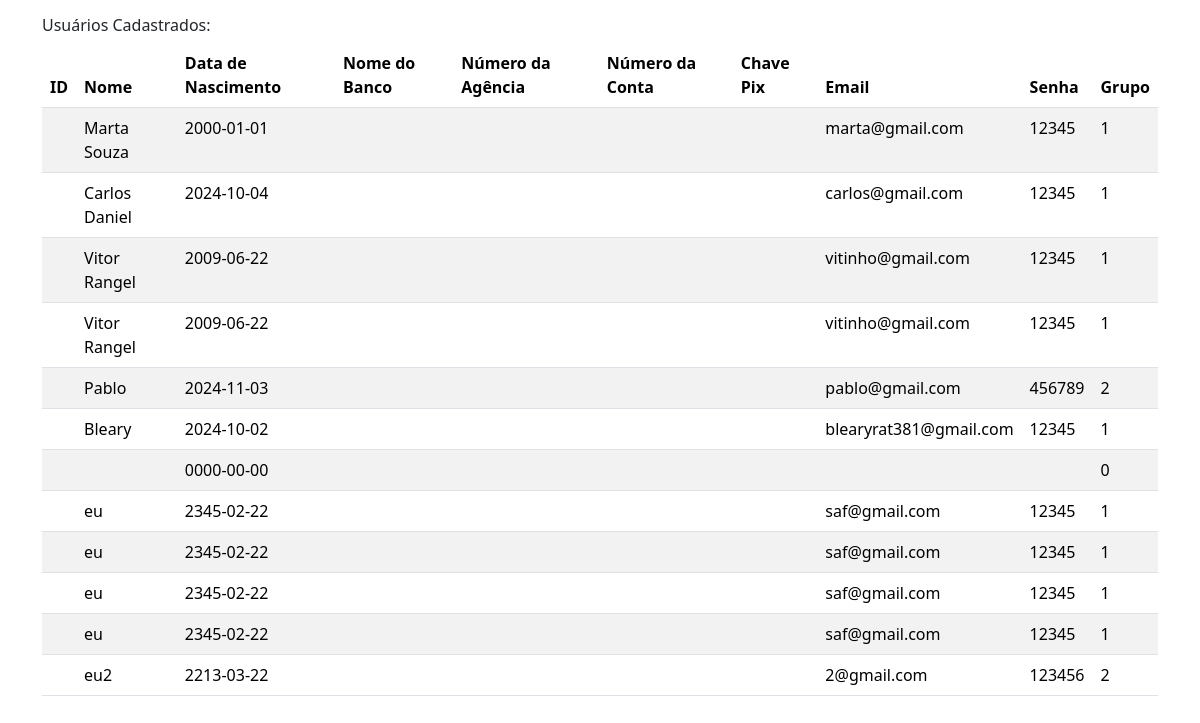
/usuarios_listados.php, run on an earlier commit of the app's database.
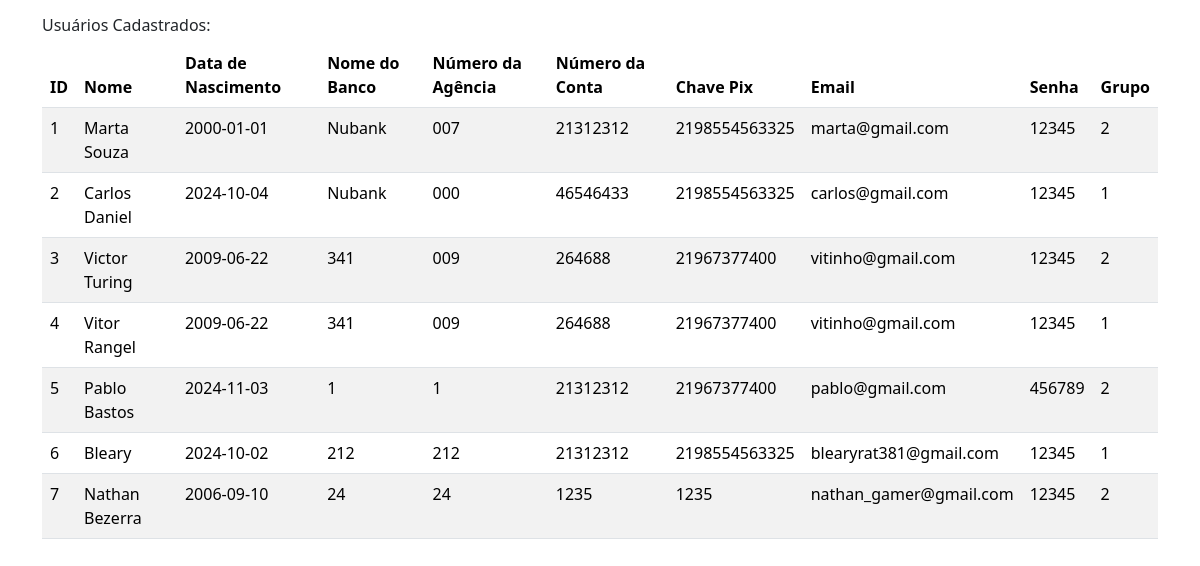
And on a later commit of the database.
### tables this page shows
CREATE TABLE `usuario` (
  `id_usuario` int(11) NOT NULL,
  `nome` varchar(128) NOT NULL,
  `data_de_nascimento` date NOT NULL,
  `data_criacao` datetime NOT NULL DEFAULT current_timestamp(),
  `email` varchar(64) NOT NULL,
  `senha` varchar(64) NOT NULL,
  `id_grupo` int(11) NOT NULL
);

CREATE TABLE `dados_bancarios` (
  `id_dados_bancarios` int(11) NOT NULL,
  `chave_pix` varchar(128) NOT NULL,
  `numero_da_conta` varchar(15) NOT NULL,
  `numero_da_agencia` varchar(15) NOT NULL,
  `nome_do_banco` varchar(60) NOT NULL,
  `id_usuario` int(11) NOT NULL
);

### usuarios_listados.php (the view, shortened to what this page needs)
<?php
include "connection.php";
?>
<!DOCTYPE html>
                <html lang="pt-br">
                <head>
                <link href="https://cdn.jsdelivr.net/npm/bootstrap@5.3.3/dist/css/bootstrap.min.css" rel="stylesheet">
                </head>
                <body>
                <div class="container mt-3">
                <h6>Usuários Cadastrados:</h6>
                <table class="table table-striped">
                    <thead>
                    <tr>
                        <th>ID</th>
                        <th>Nome</th>
                        <th>Data de Nascimento</th>
                        <th>Nome do Banco</th>
                        <th>Número da Agência</th>
                        <th>Número da Conta</th>
                        <th>Chave Pix</th>
                        <th>Email</th>
                        <th>Senha</th>
                        <th>Grupo</th>
                    </tr>
                    </thead>
                    <tbody>
                        <?php
                        $sql = 'select * from usuario left join dados_bancarios on usuario.id_usuario = dados_bancarios.id_usuario';
                        $result = $conn->query($sql);
                            if ($result->num_rows > 0) {
                                while($row = $result->fetch_assoc()) {
                                echo "<tr><td>".$row['id_usuario']."</td><td>"
                                .$row['nome']."</td><td>"
                                .$row['data_de_nascimento']."</td><td>"
                                .$row['nome_do_banco']."</td><td>"
                                .$row['numero_da_agencia']."</td><td>"
                                .$row['numero_da_conta']."</td><td>"
                                .$row['chave_pix']."</td><td>"
                                .$row['email']."</td><td>"
                                .$row['senha']."</td><td>"
                                .$row['id_grupo']."</td></tr>";
                                }
                            }
                        ?>
                    </tbody>
                </table>
                </div>
                </body>
                </html>

What changed in the data, as far as the page shows it:
no longer on this page (row edited): usuario: nome "Marta Souza", data_de_nascimento "2000-01-01", email "marta@gmail.com", senha "12345", id_grupo "1"
no longer on this page (row unchanged): usuario: nome "Carlos Daniel", data_de_nascimento "2024-10-04", email "carlos@gmail.com", senha "12345", id_grupo "1"
no longer on this page (row edited): usuario: nome "Vitor Rangel", data_de_nascimento "2009-06-22", email "vitinho@gmail.com", senha "12345", id_grupo "1"
no longer on this page (row unchanged): usuario: nome "Vitor Rangel", data_de_nascimento "2009-06-22", email "vitinho@gmail.com", senha "12345", id_grupo "1"
no longer on this page (row edited): usuario: nome "Pablo", data_de_nascimento "2024-11-03", email "pablo@gmail.com", senha "456789", id_grupo "2"
removed usuario: nome "Bleary", data_de_nascimento "2024-10-02", email "blearyrat381@gmail.com", senha "12345", id_grupo "1"
removed usuario: data_de_nascimento "0000-00-00", id_grupo "0"
removed usuario: nome "eu", data_de_nascimento "2345-02-22", email "saf@gmail.com", senha "12345", id_grupo "1"
removed usuario: nome "eu", data_de_nascimento "2345-02-22", email "saf@gmail.com", senha "12345", id_grupo "1"
removed usuario: nome "eu", data_de_nascimento "2345-02-22", email "saf@gmail.com", senha "12345", id_grupo "1"
removed usuario: nome "eu", data_de_nascimento "2345-02-22", email "saf@gmail.com", senha "12345", id_grupo "1"
removed usuario: nome "eu2", data_de_nascimento "2213-03-22", email "2@gmail.com", senha "123456", id_grupo "2"
now on this page (row edited): dados_bancarios: id_usuario "1", id_usuario.nome "Marta Souza", id_usuario.data_de_nascimento "2000-01-01", nome_do_banco "Nubank", numero_da_agencia "007", numero_da_conta "21312312", chave_pix "2198554563325", id_usuario.email "marta@gmail.com", id_usuario.senha "12345", id_usuario.id_grupo "2"
now on this page (row edited): dados_bancarios: id_usuario "2", id_usuario.nome "Carlos Daniel", id_usuario.data_de_nascimento "2024-10-04", nome_do_banco "Nubank", numero_da_agencia "000", numero_da_conta "46546433", chave_pix "2198554563325", id_usuario.email "carlos@gmail.com", id_usuario.senha "12345", id_usuario.id_grupo "1"
now on this page (row edited): dados_bancarios: id_usuario "3", id_usuario.nome "Victor Turing", id_usuario.data_de_nascimento "2009-06-22", nome_do_banco "341", numero_da_agencia "009", numero_da_conta "264688", chave_pix "21967377400", id_usuario.email "vitinho@gmail.com", id_usuario.senha "12345", id_usuario.id_grupo "2"
now on this page (row edited): dados_bancarios: id_usuario "4", id_usuario.nome "Vitor Rangel", id_usuario.data_de_nascimento "2009-06-22", nome_do_banco "341", numero_da_agencia "009", numero_da_conta "264688", chave_pix "21967377400", id_usuario.email "vitinho@gmail.com", id_usuario.senha "12345", id_usuario.id_grupo "1"
added dados_bancarios: id_usuario "5", id_usuario.nome "Pablo Bastos", id_usuario.data_de_nascimento "2024-11-03", nome_do_banco "1", numero_da_agencia "1", numero_da_conta "21312312", chave_pix "21967377400", id_usuario.email "pablo@gmail.com", id_usuario.senha "456789", id_usuario.id_grupo "2"
added dados_bancarios: id_usuario "6", id_usuario.nome "Bleary", id_usuario.data_de_nascimento "2024-10-02", nome_do_banco "212", numero_da_agencia "212", numero_da_conta "21312312", chave_pix "2198554563325", id_usuario.email "blearyrat381@gmail.com", id_usuario.senha "12345", id_usuario.id_grupo "1"
now on this page (row edited): dados_bancarios: id_usuario "7", id_usuario.nome "Nathan Bezerra", id_usuario.data_de_nascimento "2006-09-10", nome_do_banco "24", numero_da_agencia "24", numero_da_conta "1235", chave_pix "1235", id_usuario.email "nathan_gamer@gmail.com", id_usuario.senha "12345", id_usuario.id_grupo "2"
